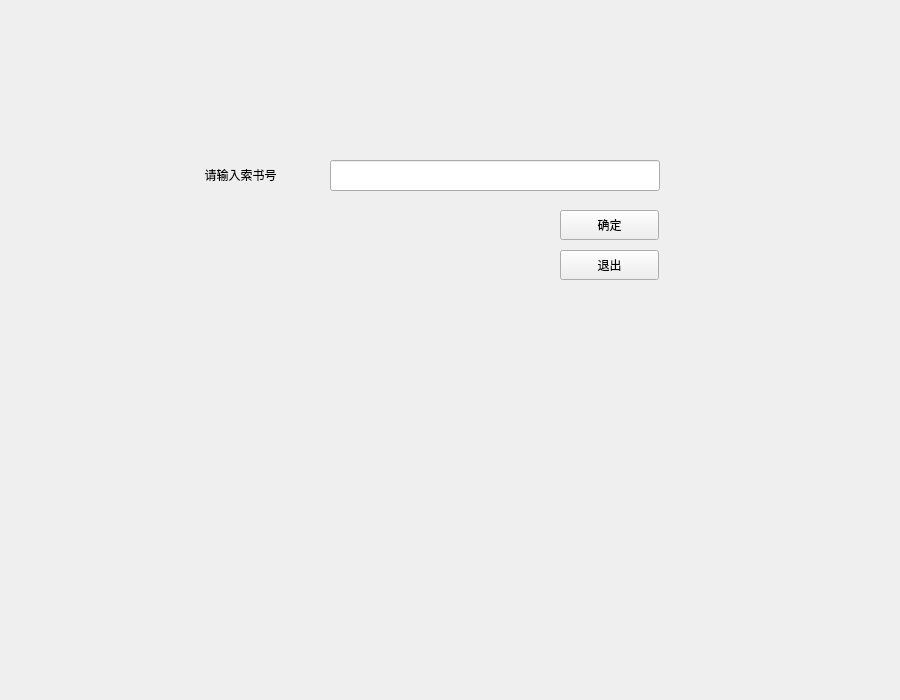
<?xml version="1.0" encoding="UTF-8"?>
<ui version="4.0">
 <class>Delete_book</class>
 <widget class="QWidget" name="Delete_book">
  <property name="geometry">
   <rect>
    <x>0</x>
    <y>0</y>
    <width>900</width>
    <height>700</height>
   </rect>
  </property>
  <property name="sizePolicy">
   <sizepolicy hsizetype="Fixed" vsizetype="Fixed">
    <horstretch>0</horstretch>
    <verstretch>0</verstretch>
   </sizepolicy>
  </property>
  <property name="minimumSize">
   <size>
    <width>900</width>
    <height>700</height>
   </size>
  </property>
  <property name="windowTitle">
   <string>Form</string>
  </property>
  <property name="styleSheet">
   <string notr="true">background-image: url(:/img/backgroud.png);
background-image: url(:/img/backgroud.png);</string>
  </property>
  <widget class="QLineEdit" name="in_ISBN">
   <property name="geometry">
    <rect>
     <x>330</x>
     <y>160</y>
     <width>330</width>
     <height>31</height>
    </rect>
   </property>
   <property name="minimumSize">
    <size>
     <width>330</width>
     <height>20</height>
    </size>
   </property>
  </widget>
  <widget class="QLabel" name="ISBN_info">
   <property name="geometry">
    <rect>
     <x>160</x>
     <y>160</y>
     <width>161</width>
     <height>31</height>
    </rect>
   </property>
   <property name="sizePolicy">
    <sizepolicy hsizetype="Fixed" vsizetype="Fixed">
     <horstretch>0</horstretch>
     <verstretch>0</verstretch>
    </sizepolicy>
   </property>
   <property name="minimumSize">
    <size>
     <width>150</width>
     <height>31</height>
    </size>
   </property>
   <property name="text">
    <string>&lt;html&gt;&lt;head/&gt;&lt;body&gt;&lt;p align=&quot;center&quot;&gt;请输入索书号&lt;/p&gt;&lt;/body&gt;&lt;/html&gt;</string>
   </property>
  </widget>
  <widget class="QPushButton" name="sure">
   <property name="geometry">
    <rect>
     <x>560</x>
     <y>210</y>
     <width>99</width>
     <height>30</height>
    </rect>
   </property>
   <property name="minimumSize">
    <size>
     <width>40</width>
     <height>30</height>
    </size>
   </property>
   <property name="sizeIncrement">
    <size>
     <width>40</width>
     <height>35</height>
    </size>
   </property>
   <property name="text">
    <string>确定</string>
   </property>
  </widget>
  <widget class="QPushButton" name="Exit">
   <property name="geometry">
    <rect>
     <x>560</x>
     <y>250</y>
     <width>99</width>
     <height>30</height>
    </rect>
   </property>
   <property name="minimumSize">
    <size>
     <width>40</width>
     <height>30</height>
    </size>
   </property>
   <property name="text">
    <string>退出</string>
   </property>
  </widget>
 </widget>
 <resources/>
 <connections/>
</ui>
